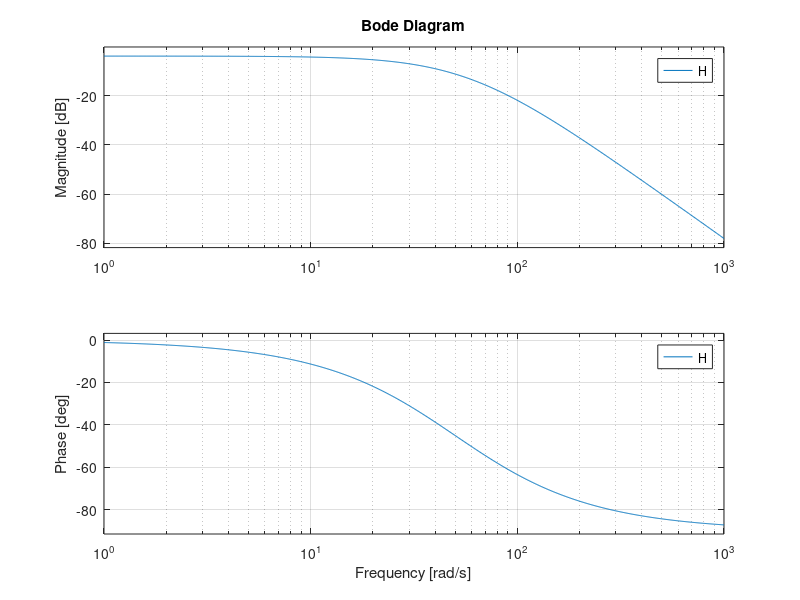

MATLAB code to generate this figure: (Note: this script raises an error after producing the figure.)
%% Datos del sistema
Rc = 2;
Lc = 0.04;
Mb = 0.5;
g = 9.8;
k = 8
y0 = 0.005;

%% a- Ecuación diferencial (lo tenemos hecho a mano)
%% b- Linealizar el sistema en el entorno del punto de equilibrio (idem a)
% Constantes auxiliares (surjen de la linealización)
Ki = ((2*k)/y0)*sqrt((Mb*g)/k);
Kx = ((2*Mb*g)/(y0));

%% c- Funcion de transferencia 
s = tf("s");
H = (-Ki)/((Mb*s^2-Kx)*(Lc*s+Rc))

%% d- Polos, ceros y diagrama de bode.

P = pole(H);
[Z,gain] = zero(H)
figure
bode(H)
hold on
grid on

% help zero

%% e- Periodo de muestreo y transferencia del filtro anti-alias para discretizar el sistema.
%%% CONFIRMAR QUE PUEDE APLICARSE DE IGUAL MANERA A ESTE PROBLEMA (supongo que si)
% Idealmente: fs>=2*fmax (Nyquist)
% Regla: Elegir f entre 10*wbw y 20wbw (por ejemplo, 15)
wbw_rad = bandwidth(H); %%% SI TIRA NAN ES PORQUE TIENE GANANCIA INFINITA! 
fs_rad = 15*wbw_rad;
fs_Hz = fs_rad / (2*pi())
% Período de muestreo
T = 1 / fs_Hz;

% Filtro anti-alias
% Tipo de filtro: Es siempre un filtro pasa-bajos.
% Sea la frecuencia de corte wc Es la mitad de la frecuencia de muestreo.
wc = fs_rad/2;
% El filtro anti-alias más simple es uno de primer orden, cuya función de transferencia es:
H_filtro = (s / (s + wc));

%% f- Discretizar el sistema y obtener ΘL(z)/En(z), suponiendo ZOH en la entrada
Hz = c2d(H,T,'zoh');
%% g- Diagrama de polos y ceros de la planta discreta.
figure
pzmap(Hz)
hold on
grid on
title('Polos y ceros de la planta discreta'); %%%Ver que se puede hacer para verificar eso
%% h- Respuesta al impulso o escalón.
% Escalón
figure
% Continuo
step(H)
hold on
% Discreto
step(Hz)
legend('Continuo','Discreto');
% Impulso
figure
% Continuo
impulse(H)
hold on
% Discreto
impulse(Hz)
legend('Continuo','Discreto');
%% i- Armar una simulación de la planta discreta: Simulink
%% j- Armar una simulación de la planta continua linealizada, con los elementos necesarios para discretizarla: Simulink
%% k- Armar una simulación de la planta continua no lineal, con los elementos necesarios para discretizarla: Simulink

